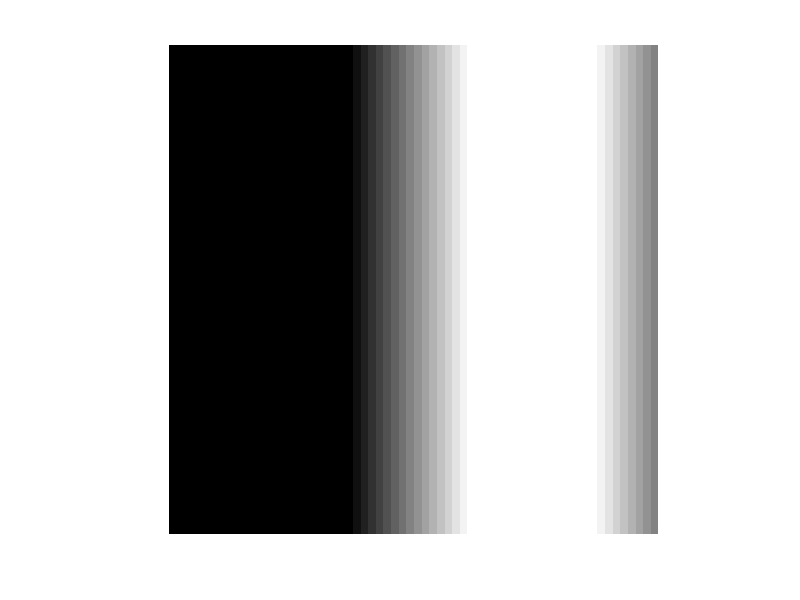
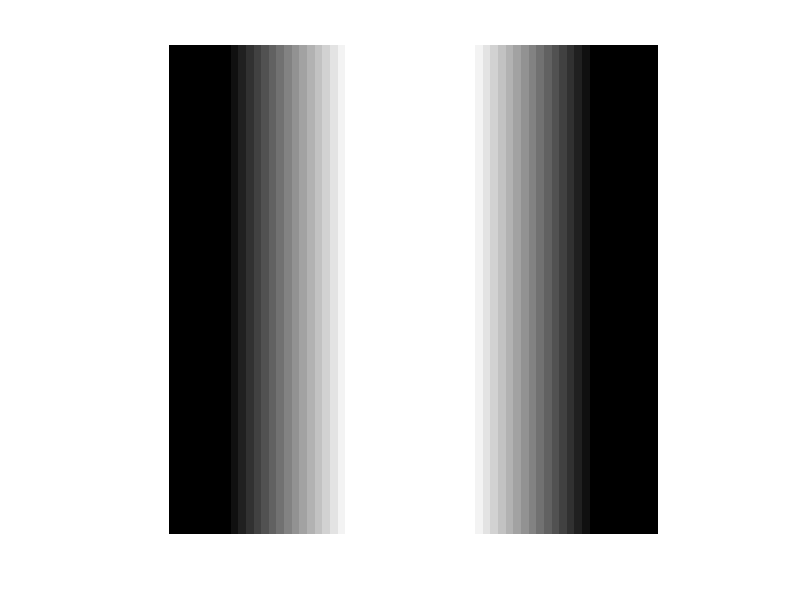
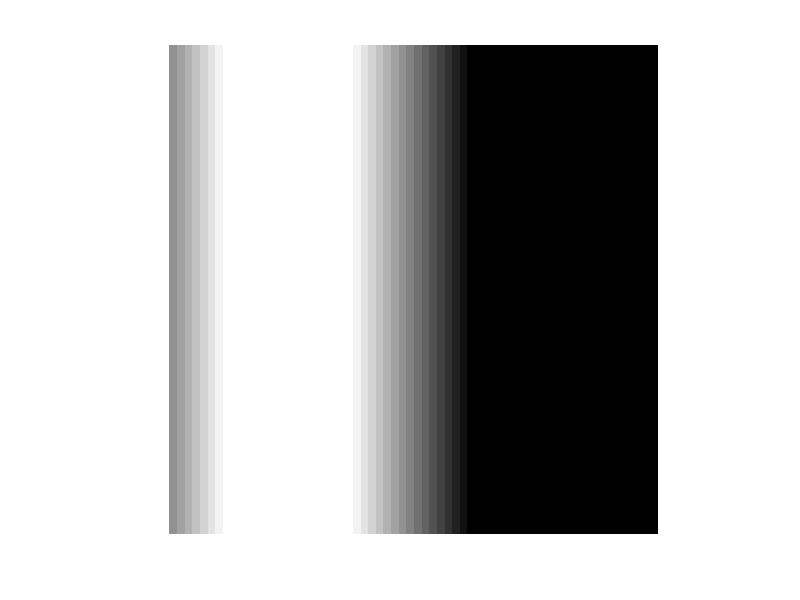
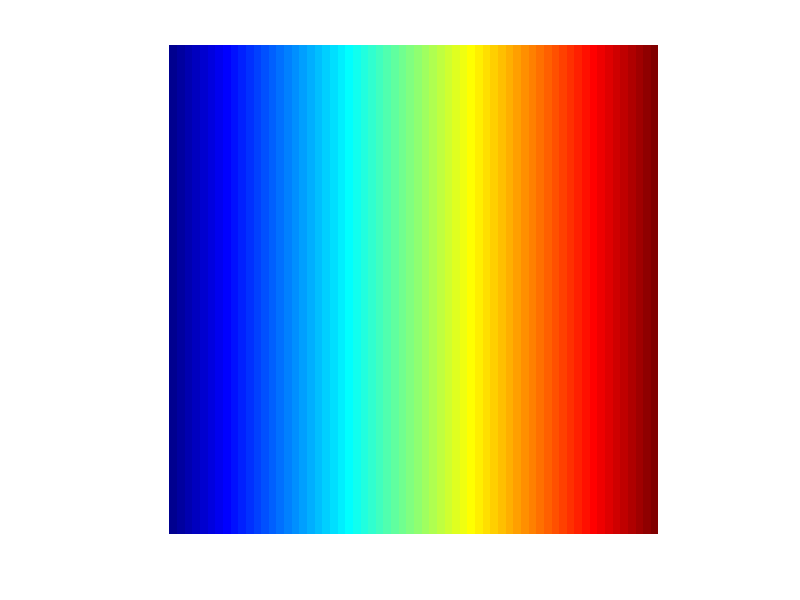

These figures' MATLAB source, in order:
RGB = reshape(ones(64,1)*reshape(jet(64),1,192),[64,64,3]);
R = RGB(:,:,1);
G = RGB(:,:,2);
B = RGB(:,:,3);
imshow(R)
figure, imshow(G)
figure, imshow(B)
figure, imshow(RGB)